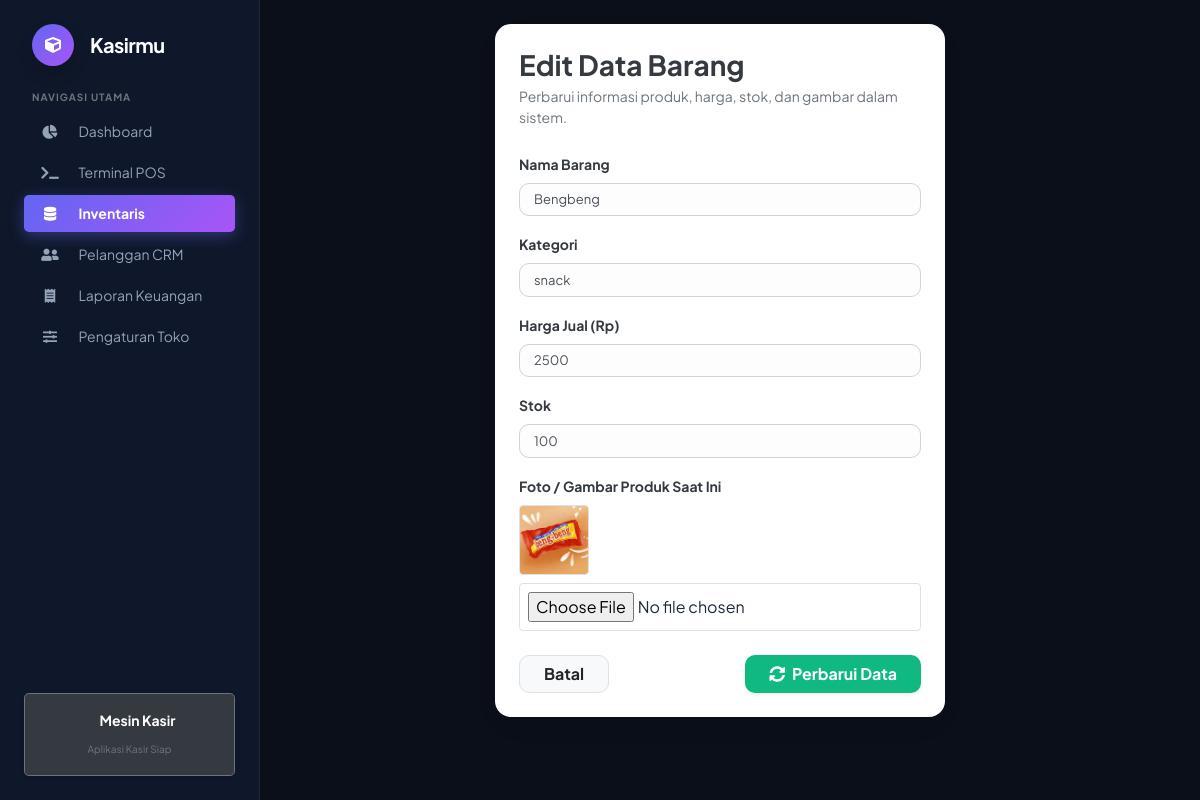
Screenshot of /index.php/barang/edit/4 with the database file from the repository.
### tables this page shows
CREATE TABLE IF NOT EXISTS `barang` (
  `id` int NOT NULL AUTO_INCREMENT,
  `nama_barang` varchar(100) NOT NULL,
  `kategori` varchar(50) NOT NULL,
  `harga` int NOT NULL,
  `stok` int NOT NULL,
  `gambar` varchar(255) DEFAULT NULL,
  PRIMARY KEY (`id`)
);

### application/controllers/Barang.php (called while the page is built, shortened)
<?php
class Barang extends CI_Controller
{
    public function __construct()
    {
        $this->load->model('M_barang');
    }
    public function edit($id)
    {
        $data['barang'] = $this->M_barang->edit_data(['id' => $id]);
        $this->load->view('v_edit', $data);
    }
}

### index.php (called while the page is built, shortened)
<?php
require_once BASEPATH.'core/CodeIgniter.php';

### application/models/M_barang.php (called while the page is built, shortened)
<?php
class M_barang extends CI_Model {
    public function edit_data($where) {
        return $this->db->get_where('barang', $where)->row();
    }
}

### application/views/v_edit.php (the view, shortened to what this page needs)
<!DOCTYPE html>
<html>
<head>
    <link rel="stylesheet" href="https://cdn.jsdelivr.net/npm/bootstrap@4.6.2/dist/css/bootstrap.min.css">
    <link rel="stylesheet" href="https://cdnjs.cloudflare.com/ajax/libs/font-awesome/5.15.4/css/all.min.css">
</head>
<body>
    <div class="container-fluid py-4" style="margin-left: 240px; width: calc(100% - 240px);">
        <div class="row justify-content-center">
            <div class="col-12 col-md-8 col-lg-6">
                <div class="card p-4">
                    <h3 class="font-weight-bold text-dark mb-1">Edit Data Barang</h3>
                    <p class="text-muted small mb-4">Perbarui informasi produk, harga, stok, dan gambar dalam sistem.</p>
                    <form action="<?php echo site_url('barang/update'); ?>" method="post" enctype="multipart/form-data">
                        <div class="form-group mb-3">
                            <label class="font-weight-bold small text-dark">Nama Barang</label>
                            <input type="text" name="nama_barang" class="form-control" value="<?php echo $barang->nama_barang; ?>" required>
                        </div>
                        <div class="form-group mb-3">
                            <label class="font-weight-bold small text-dark">Kategori</label>
                            <input type="text" name="kategori" class="form-control" value="<?php echo $barang->kategori; ?>" required>
                        </div>
                        <div class="form-group mb-3">
                            <label class="font-weight-bold small text-dark">Harga Jual (Rp)</label>
                            <input type="number" name="harga" class="form-control" value="<?php echo $barang->harga; ?>" required>
                        </div>
                        <div class="form-group mb-3">
                            <label class="font-weight-bold small text-dark">Stok</label>
                            <input type="number" name="stok" class="form-control" value="<?php echo $barang->stok; ?>" required>
                        </div>
                        <div class="form-group mb-3">
                            <label class="font-weight-bold small text-dark">Foto / Gambar Produk Saat Ini</label>
                            <div class="mb-2">
                                <?php if (! empty($barang->gambar)): ?>
                                    <img src="<?php echo base_url('uploads/' . $barang->gambar); ?>" alt="Preview" class="rounded border" style="width: 70px; height: 70px; object-fit: cover;">
                                <?php else: ?>
                                    <span class="text-muted small font-italic">Belum ada gambar</span>
                                <?php endif; ?>
                            </div>
                            <input type="file" name="gambar" class="form-control-file border p-2 rounded w-100" accept="image/*">
                        </div>
                        <div class="d-flex justify-content-between mt-4">
                            <a href="<?php echo site_url('barang/inventaris'); ?>" class="btn btn-light border px-4 font-weight-bold" style="border-radius: 10px;">Batal</a>
                            <button type="submit" class="btn btn-success px-4 font-weight-bold shadow-sm" style="border-radius: 10px; background: #10b981; border: none;">
                                <i class="fas fa-sync-alt mr-1"></i> Perbarui Data
                            </button>
                        </div>
                    </form>
                </div>
            </div>
        </div>
    </div>
</body>
</html>

### application/views/v_edit.php (style rules this page uses)
body { font-family: 'Plus Jakarta Sans', sans-serif !important; background: #f8fafc; color: #1e293b; }
.card { border: none; border-radius: 16px; box-shadow: 0 10px 30px -5px rgba(0, 0, 0, 0.05); background: #ffffff; }
.form-control { border-radius: 10px; border: 1px solid #cbd5e1; padding: 10px 14px; font-size: 13px; background: #fdfdfe; }

### application/views/v_sidebar.php (style rules this page uses)
body { font-family: 'Plus Jakarta Sans', sans-serif !important; background-color: #0b0f19 !important; color: #1e293b !important; }

### rows the page displays
barang: nama_barang "Bengbeng", kategori "snack", harga "2500", stok "100", gambar (picture)
